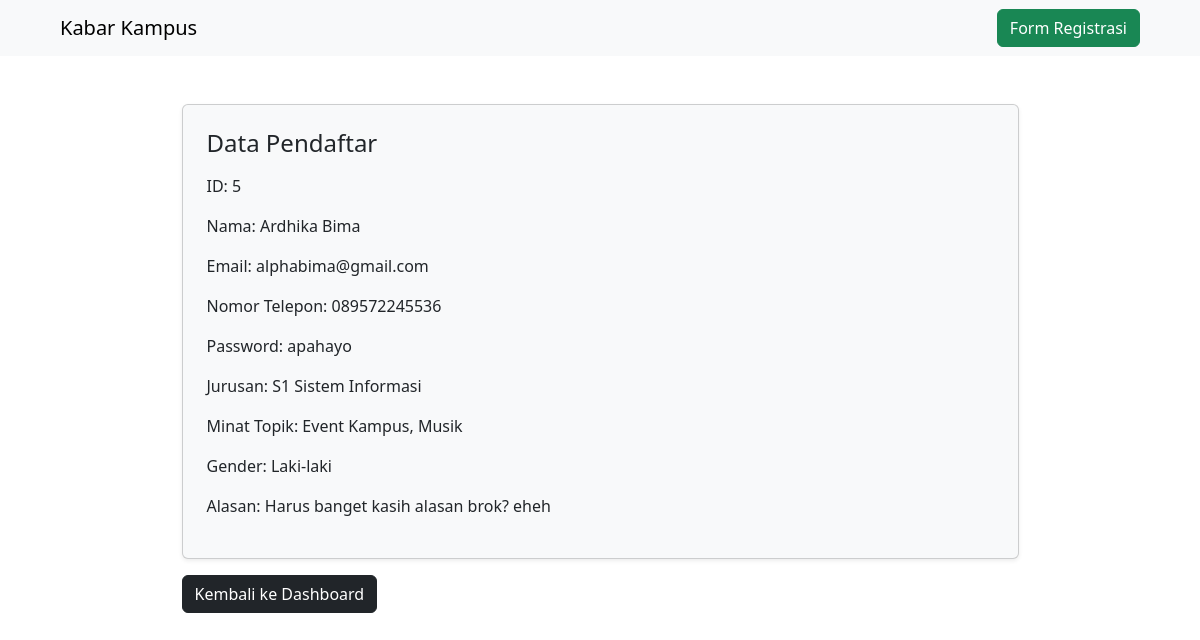
The page /detail.php?id=5 on the database its author committed.
### tables this page shows
CREATE TABLE `pendaftar` (
  `id` int(11) NOT NULL,
  `nama` varchar(100) NOT NULL,
  `email` varchar(100) NOT NULL,
  `no_hp` varchar(100) NOT NULL,
  `password` varchar(255) NOT NULL,
  `jurusan` varchar(100) NOT NULL,
  `minat_topik` varchar(255) NOT NULL,
  `gender` varchar(100) NOT NULL,
  `alasan` text NOT NULL,
  `created_at` datetime DEFAULT current_timestamp(),
  `updated_at` datetime DEFAULT current_timestamp() ON UPDATE current_timestamp()
);

### detail.php (the view, shortened to what this page needs)
<?php
require "./koneksi.php";
if (isset($_GET['id'])) {
    $id = $_GET['id'];
    $query = "SELECT * FROM pendaftar WHERE id = $id";
    $result = mysqli_query($koneksi, $query);
    if ($data = mysqli_fetch_assoc($result)) {
        $nama       = $data['nama'];
        $email      = $data['email'];
        $no_hp      = $data['no_hp'];
        $password   = $data['password'];
        $jurusan    = $data['jurusan'];
        $minat_topik= $data['minat_topik'];
        $gender     = $data['gender'];
        $alasan     = $data['alasan'];
    } else {
        die("Data tidak ditemukan!");
    }
} else {
    die("ID tidak diberikan!");
}
?>
<!DOCTYPE html>
<html lang="en">
<head>
    <link href="https://cdn.jsdelivr.net/npm/bootstrap@5.3.8/dist/css/bootstrap.min.css" rel="stylesheet">
    <link rel="stylesheet" href="https://cdn.jsdelivr.net/npm/bootstrap-icons@1.11.3/font/bootstrap-icons.min.css">
</head>
<body>
<nav class="navbar navbar-expand-lg bg-body-tertiary">
  <div class="container-fluid">
      <a class="navbar-brand ms-5">Kabar Kampus</a>
      <div>
        <a href="form.php" class="btn btn-success me-5">Form Registrasi</a>
      </div>
  </div>
</nav>
<div class="container my-5">
    <div class="card bg-light mx-auto w-75 p-4 shadow-sm">
        <h4 class="mb-3">Data Pendaftar</h4>
        <p>ID: <?= $id ?></p>
        <p>Nama: <?= htmlspecialchars($nama) ?></p>
        <p>Email: <?= htmlspecialchars($email) ?></p>
        <p>Nomor Telepon: <?= htmlspecialchars($no_hp) ?></p>
        <p>Password: <?= htmlspecialchars($password) ?></p>
        <p>Jurusan: <?= htmlspecialchars($jurusan) ?></p>
        <p>Minat Topik: <?= htmlspecialchars($minat_topik) ?></p>
        <p>Gender: <?= htmlspecialchars($gender) ?></p>
        <p>Alasan: <?= nl2br(htmlspecialchars($alasan)) ?></p>
    </div>
    <div class="mx-auto w-75 mt-3">
        <a href="index.php" class="btn btn-dark">Kembali ke Dashboard</a>
    </div>
</div>
</body>
</html>

### rows shown on the page
pendaftar: nama "Ardhika Bima", email "alphabima@gmail.com", no_hp "089572245536", password "apahayo", jurusan "S1 Sistem Informasi", minat_topik "Event Kampus, Musik", gender "Laki-laki", alasan "Harus banget kasih alasan brok? eheh"

### other values the page prints
$id "5"
